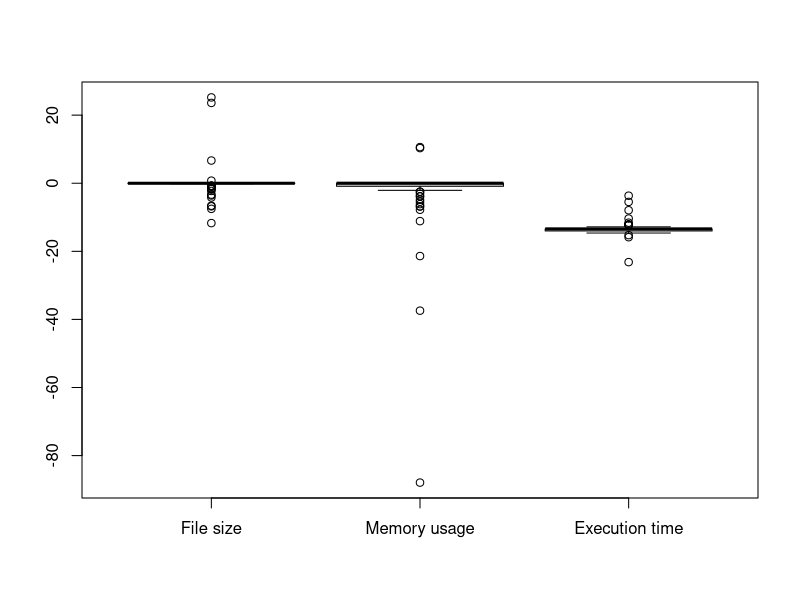
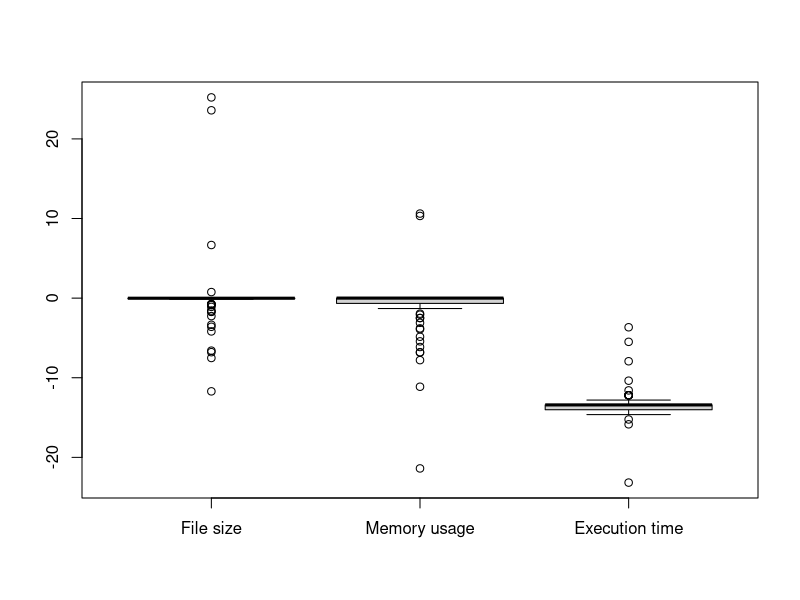
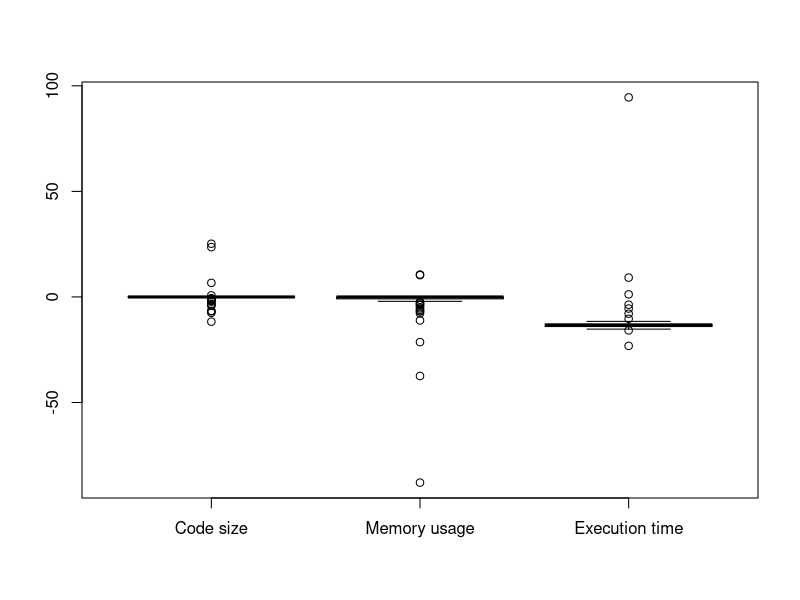

Write R code to recreate these figures, in order. (Note: this script raises an error after producing the figures.)
library("dplyr")
library("magrittr")
#setwd("c:/Users/moar82/Documents/momit/") this is for my tablet
setwd("~/gitrepos/momit_data/")
df<-read.csv("results_benchmark_primeSimple_clean.csv")

df_group<-df %>%
  group_by(id,value,feature_size,mem_us,size_delta,mem_delta,) %>%
  summarize(median(time_usr), median(time_delta)) 

summary(df_group)

colnames(df)
pdf("boxplot_prelim.pdf",height = 8.5, width =11)

boxplot(df_group$size_delta,df_group$mem_delta,df_group$`median(time_delta)`,
        names = c('Code size','Memory usage', 'Execution time'))
dev.off()

coef_var_file_size<- sd(df_group$size_delta)/mean(df_group$size_delta)
coef_var_mem_us<- sd(df_group$mem_delta)/mean(df_group$mem_delta)
coef_var_exec_time<- sd(df_group$`median(time_delta)`)/mean(df_group$`median(time_delta)`)

coef_var_metrics<- c(coef_var_file_size,coef_var_mem_us,coef_var_exec_time)

for (coef in  coef_var_metrics) print (coef)

# let's remove the outlier of time delta to observe more detail on the time_delta boxplot.

time_delta<-df_group$`median(time_delta)`[df_group$`median(time_delta)`<0]


boxplot(df_group$size_delta,df_group$mem_delta,time_delta,
        names = c('File size','Memory usage', 'Execution time'))

mem_delta_f<-df_group$mem_delta[df_group$mem_delta>-30]

boxplot(df_group$size_delta,mem_delta_f,time_delta,
        names = c('File size','Memory usage', 'Execution time'))


outvals_file_size<-boxplot(df_group$size_delta,
                 plot=F)$out
which(df_group$size_delta %in% outvals)

length (df_group$size_delta[df_group$size_delta!=0])

length (df_group$mem_delta[df_group$mem_delta!=0])

length (df_group$`median(time_delta)`[df_group$`median(time_delta)`!=0])


outvals_mem_us<-boxplot(df_group$mem_delta,
                 plot=F)$out

df_noimpact<- df_group[which (df_group$size_delta==0 & df_group$mem_delta==0 &
                                df_group$`median(time_delta)`==0),]

df_gth5<-df_group[which (df_group$size_delta>=5 | df_group$mem_delta>=5 |
                  df_group$`median(time_delta)`>=5),]

df_lth5<-df_group[which (df_group$size_delta<=-5 | df_group$mem_delta<=-5 |
                  df_group$`median(time_delta)`<=-5),]

df_major_concern<-merge(df_lth5,df_gth5)

#probably it is better to select different threshold for
#time delta, since the median is ~-11
# I suggest to use the outliers for that purpose

outvals_time_delta<-boxplot(df_group$`median(time_delta)`,
                        plot=F)$out
which(df_group$`median(time_delta)` %in% outvals_time_delta)


#just execution time
df_time_delta_gth5<-df_group[which (df_group$`median(time_delta)`>=5),]

df_time_delta_lth5<-df_group[which (df_group$`median(time_delta)`<=-5),]
